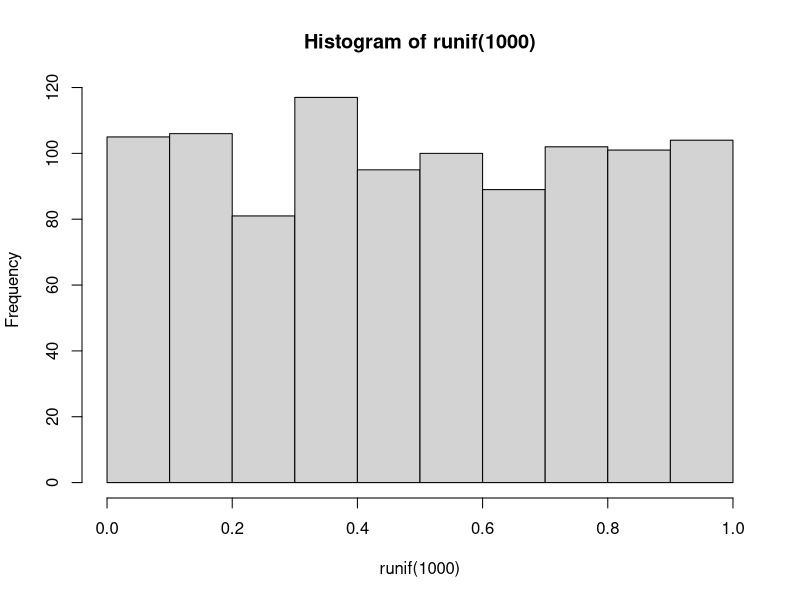
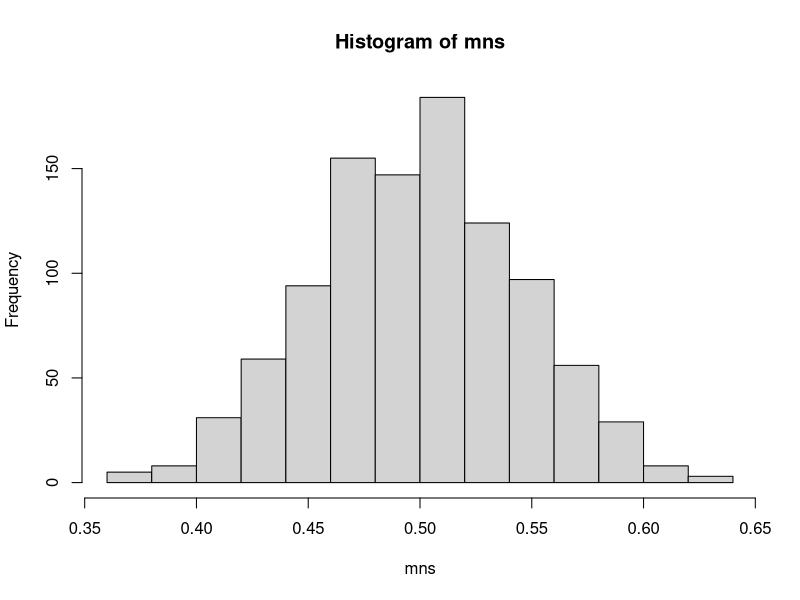
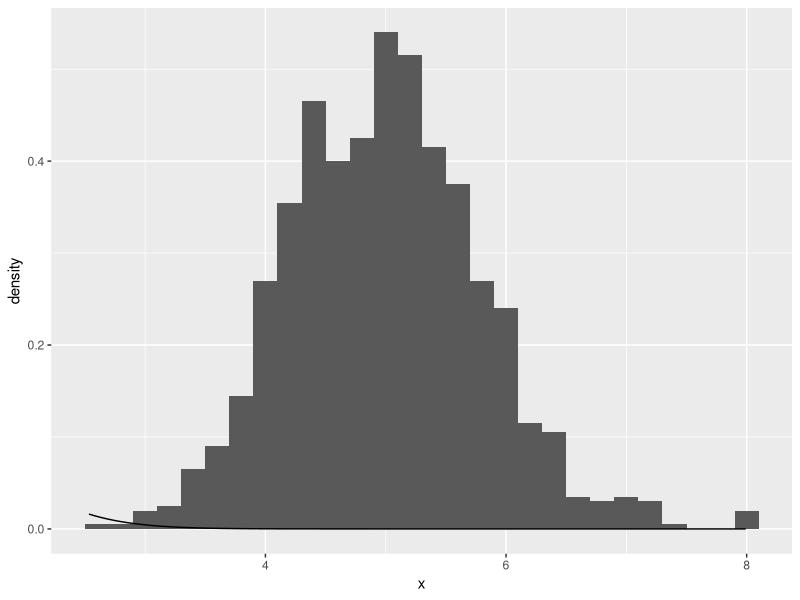
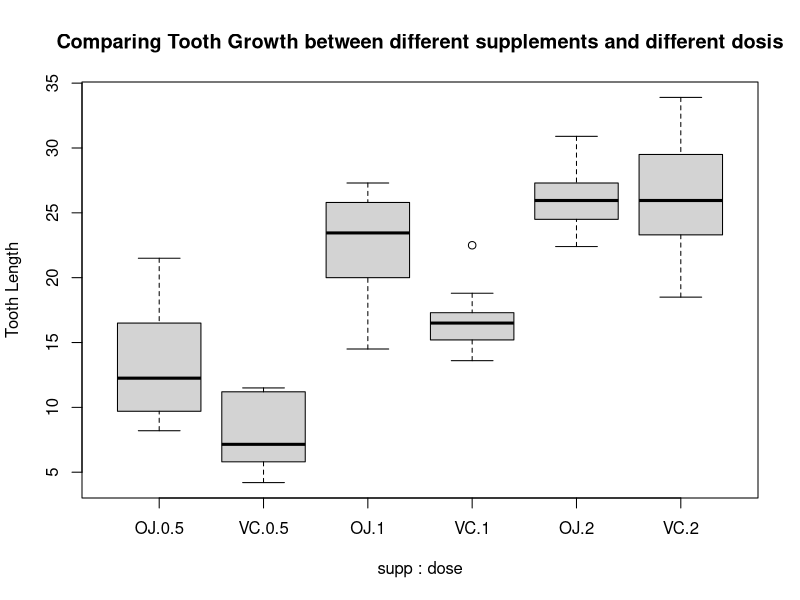
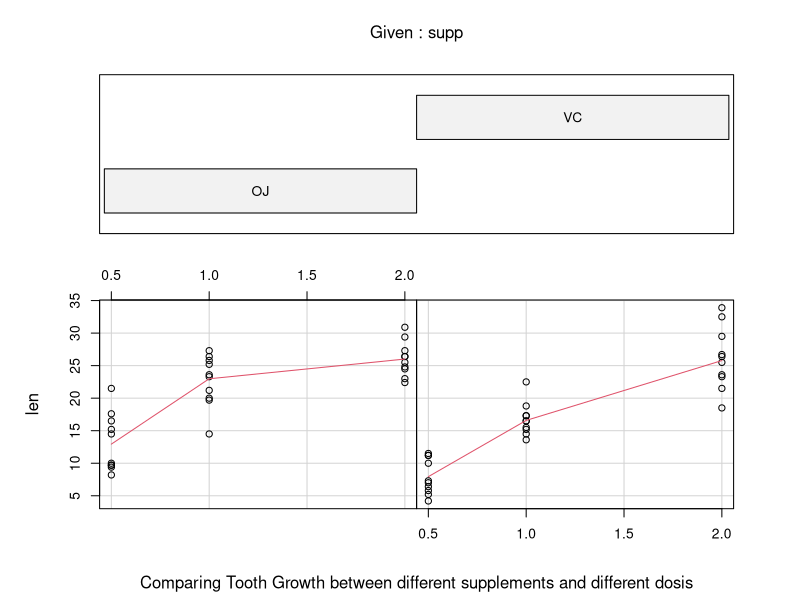

Reproduce these figures in R, in order.
## ---- chunk 1
hist(runif(1000))
## ---- chunk 2
mns = NULL
for (i in 1 : 1000) mns = c(mns, mean(runif(40)))
hist(mns)
## ---- chunk 3

set.seed(555)
lambda <- 0.2 
nosim <- 1:1000 # Number of Simulations/rows
n <- 40 

#sd(apply(matrix(rnorm(nosim*n), nosim), 1, mean))
#Create a matrix of simulated values:
expMatrix <- data.frame(x = sapply(nosim, function(x) {mean(rexp(n, lambda))}))
head(expMatrix)
## ---- chunk 4
simMeanExp <- apply(expMatrix, 2, mean)
simMeanExp
## ---- chunk 5
theoMeanExp <- 1/lambda
theoMeanExp
## ---- chunk 6
simSDExp <- sd((expMatrix$x)) 
simSDExp
simVarExp <- var(expMatrix$x)
simVarExp
## ---- chunk 7
theoSDExp <- (1/lambda)/sqrt(n)
theoSDExp
theoVarExp <- theoSDExp^2
theoVarExp
## ---- chunk 8
library(ggplot2)
ggplot(data = expMatrix, aes(x = x)) + 
    geom_histogram(aes(y=..density..), binwidth = 0.20) +
    stat_function(fun = dnorm, arg = list(mean = theoMeanExp, sd = sd(expMatrix$x)))
## ---- chunk 9
library(datasets)
data(ToothGrowth)
## ---- chunk 10
boxplot(len ~ supp * dose, data=ToothGrowth, ylab="Tooth Length", main="Comparing Tooth Growth between different supplements and different dosis")
require(graphics)
coplot(len ~ dose | supp, data = ToothGrowth, panel = panel.smooth,
       xlab = "Comparing Tooth Growth between different supplements and different dosis")
## ---- chunk 11
head(ToothGrowth)
nrow(ToothGrowth)
summary(ToothGrowth)
table(ToothGrowth$supp,ToothGrowth$dose)
## ---- chunk 12
t.test(len ~ supp, data = ToothGrowth)
## ---- chunk 13
t.test(ToothGrowth$len, ToothGrowth$dose)
